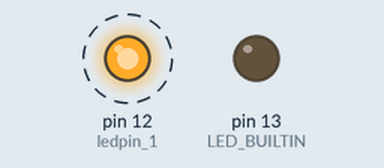
The sketch below on a simulated Arduino Uno, built with avr-gcc and run on an emulated ATmega328P. Shown: output pins drawn as LEDs (lit = HIGH). Dashed ring = blinking.

Above: at 0.5 s.
Timing chart, 0 to 4.6 s (numbered marks = the images above):
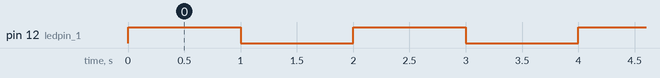

Measured:
- by itself, pin 12 (ledpin_1): alternates HIGH for 1.0 s and LOW for 1.0 s

The sketch:

blinking_light.ino
```cpp
int ledpin_1 = 12;

void setup() {
  pinMode(ledpin_1,   OUTPUT);
  pinMode(LED_BUILTIN, OUTPUT);
  Serial.print("Setup done.");
}

void loop() {
  digitalWrite(ledpin_1, HIGH);
  Serial.print("LEDs are on.");
  delay(1000);
  digitalWrite(ledpin_1, LOW);
  Serial.print("LEDs are off.");
  delay(1000);
}
```
